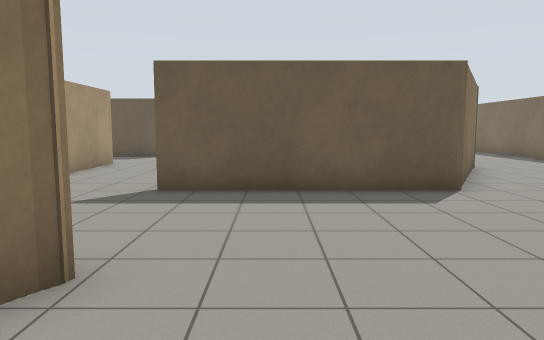
View 1 (above)

24 first-person views from a walk through a Gazebo world. The camera is 1.2 m above the floor, tilts 6° down and sees 70° across. The floor is counted in squares, 1 m on a side. Each view is taken from the middle of a square. On the plan, view 1 faces up. The plan holds only what a view shows up to about 15 squares ahead; the rest is blank.

View 2
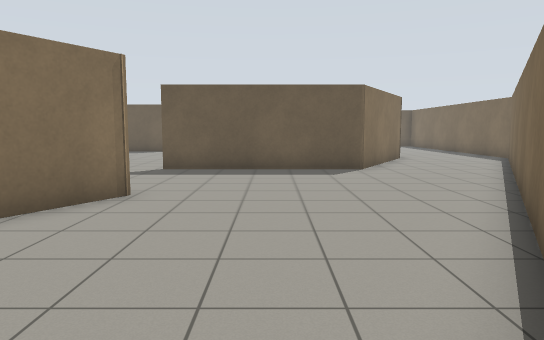

View 3
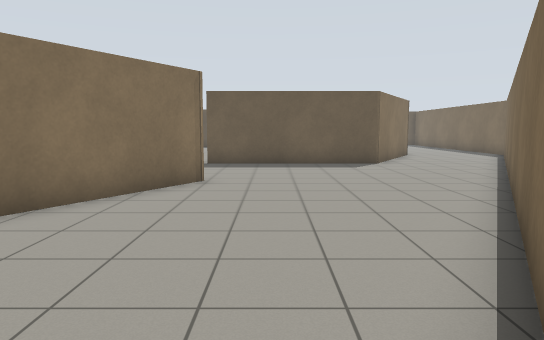

View 4
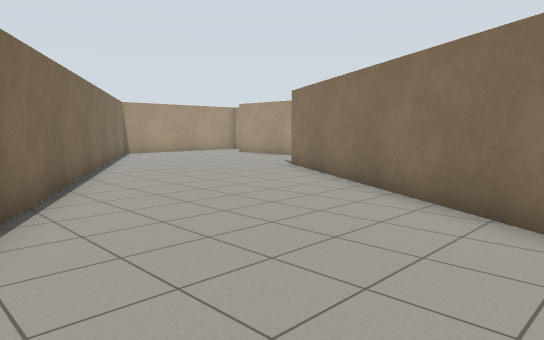

View 5
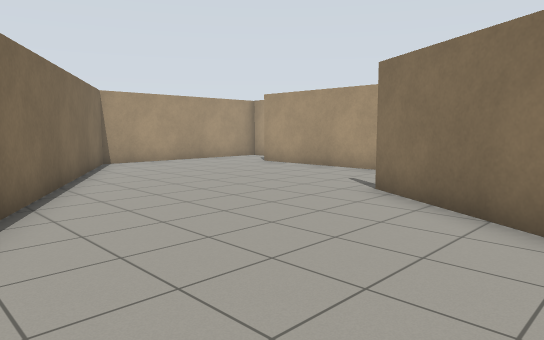

View 6
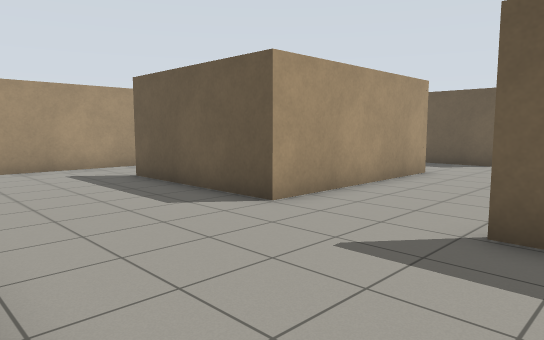

View 7
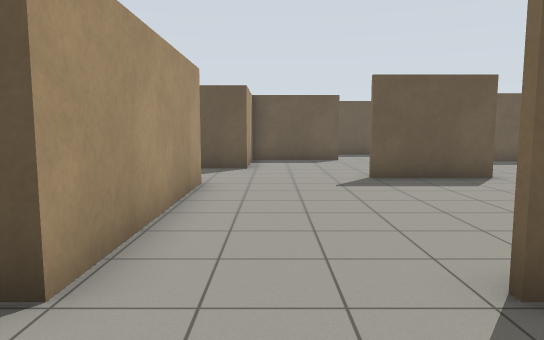

View 8
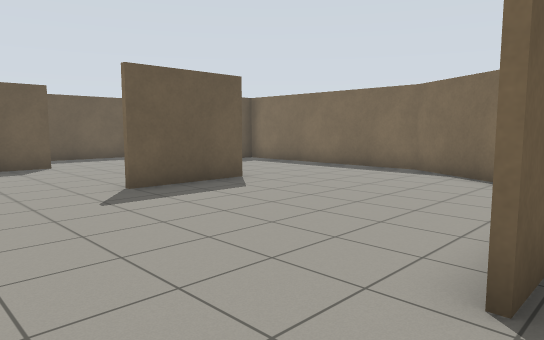

View 9
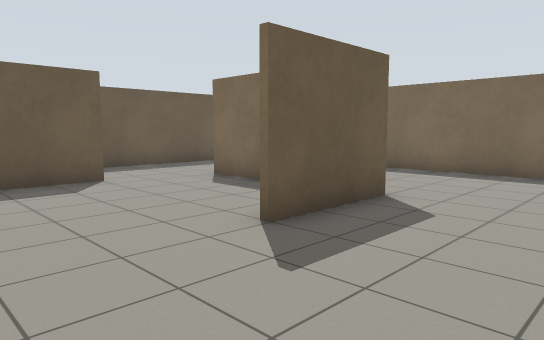

View 10
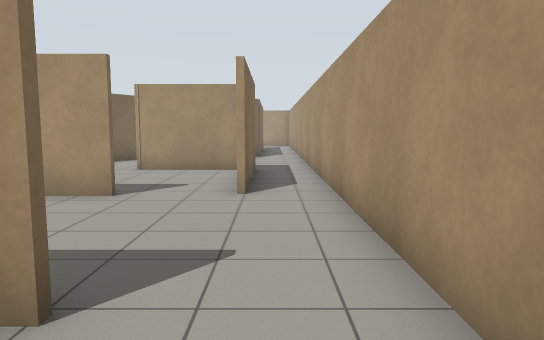

View 11
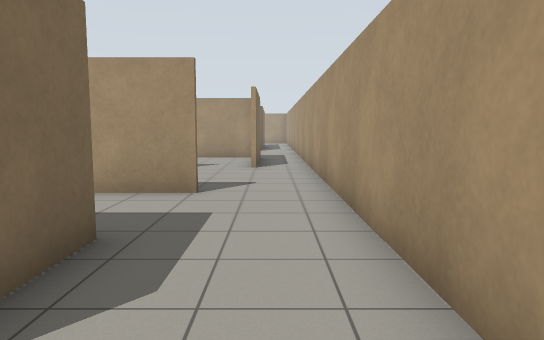

View 12
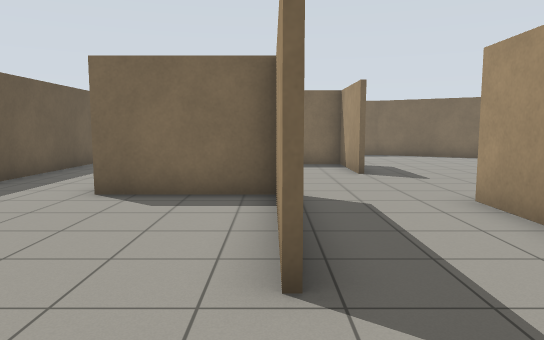

View 13
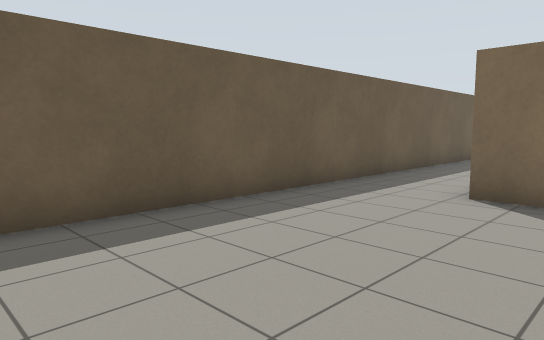

View 14
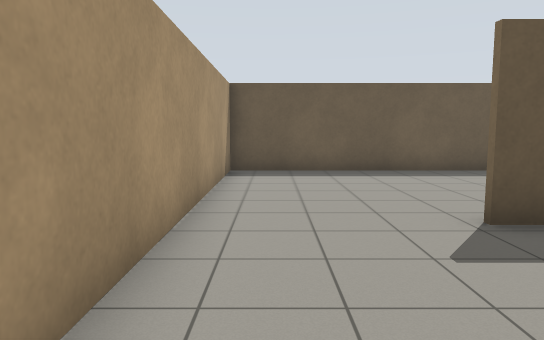

View 15
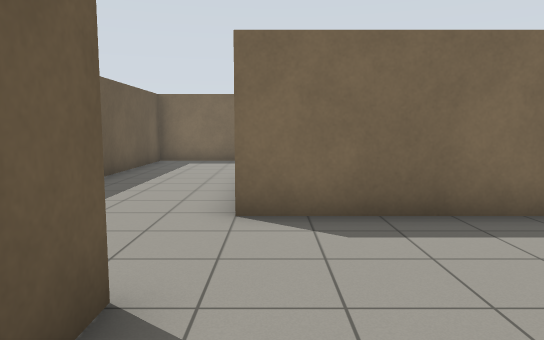

View 16
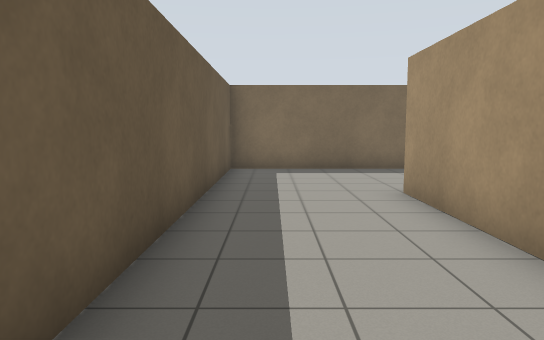

View 17
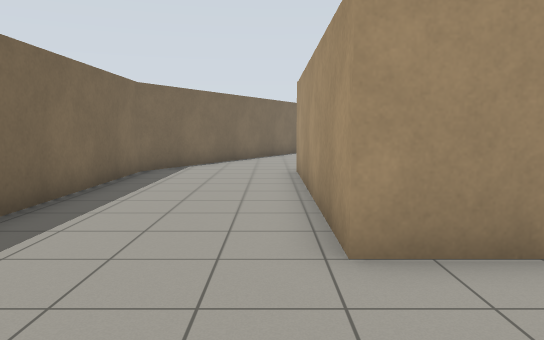

View 18
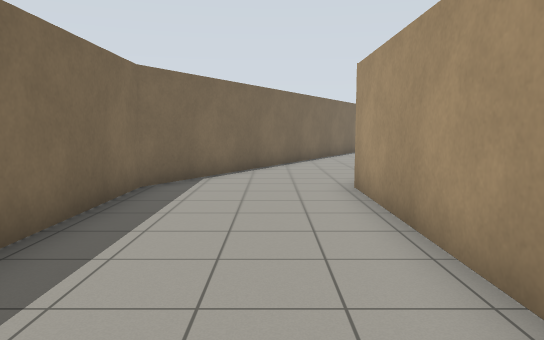

View 19
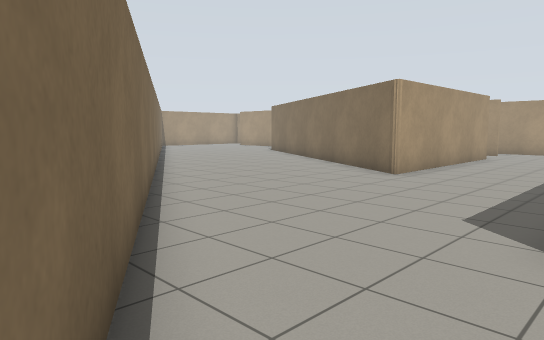

View 20
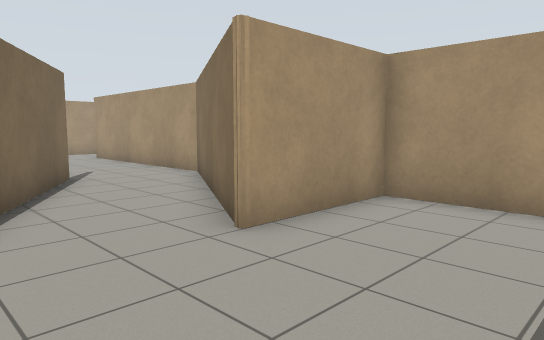

View 21
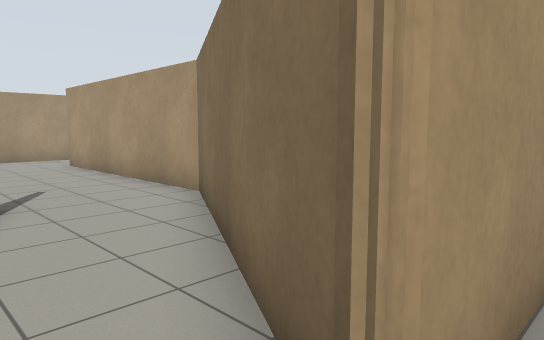

View 22
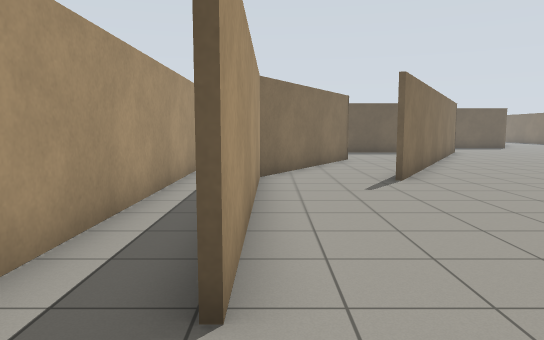

View 23
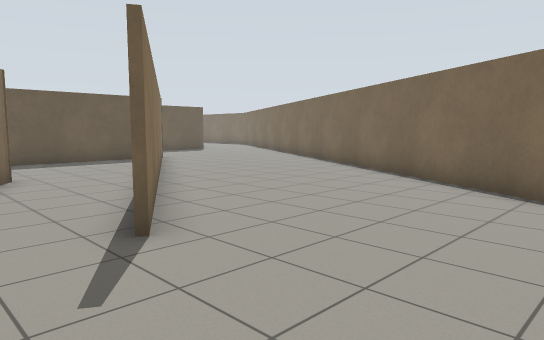

View 24
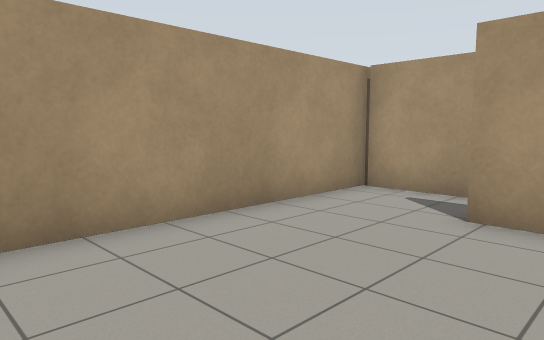

### Floor plan
Ten units are one square. View 1 is at (0, 0); x grows to the right and y downward. Boxes are objects, and circles mark ways between rooms. Rooms are numbered by the first view taken in them; rooms with no view inside come last. Other rooms are left out.
<svg viewBox="-140 -238 252 418">
<path fill="none" stroke="#000" d="M-16 -146 13 -146 13 -196M-73 -136 -56 -136 -56 -76 -106 -76M-101 -107 -101 -124M-106 -77 -86 -77M-91 -31 -16 -31 -80 81M47 -95 61 -121 61 -172M15 -145 -16 -145M-85 -168 -94 -168M-94 -169 -49 -169 -49 -204M-14 -201 -48 -201 -48 -168 -70 -168M24 -195 63 -195 63 -120 37 -76 -24 -76M51 -194 41 -194M-103 57 -113 74 -113 148M-81 80 -76 72M-132 54 -132 174M-135 175 -63 175 107 -120 107 -233 -132 -233 -132 -26M-113 -10 -113 15 -79 15M-35 -29 -71 -29M-115 18 -115 -29M-132 -26 -132 54M-92 38 -103 57M-76 72 -66 52M-79 15 -92 38M-66 52 -61 44"/>
<circle cx="-100" cy="-20" r="3" fill="#2a7"/>
<circle cx="-120" cy="-20" r="3" fill="#2a7"/>
<circle cx="-120" cy="50" r="3" fill="#2a7"/>
<circle cx="-90" cy="60" r="3" fill="#2a7"/>
<circle cx="-70" cy="20" r="3" fill="#2a7"/>
<circle cx="-80" cy="50" r="3" fill="#2a7"/>
<text x="-30" y="-80">1</text>
<text x="-70" y="0">2</text>
<text x="-120" y="20">3</text>
<text x="-90" y="50">4</text>
<text x="-80" y="30">5</text>
</svg>
Room 1 opens to room 2. Room 1 opens to room 3. Room 1 opens to room 4. Room 2 opens to room 5. Room 4 opens to room 5.

Where each view was taken, in squares from view 1:
view 1: 0 up, 0 right, facing up
view 2: 4 down, 1 right, facing up
view 3: 6 down, 0 right, facing up
view 4: 1 up, 2 right, facing down-left
view 5: 4 down, 1 left, facing down-left
view 6: 3 up, 1 left, facing up-left
view 7: 5 up, 4 left, facing up
view 8: 7 up, 5 left, facing up-right
view 9: 11 up, 5 left, facing up-right
view 10: 10 up, 12 left, facing down
view 11: 15 up, 12 left, facing down
view 12: 17 up, 12 left, facing right
view 13: 18 up, 12 left, facing up-right
view 14: 12 up, 12 left, facing up
view 15: 19 up, 4 left, facing right
view 16: 22 up, 1 left, facing right
view 17: 23 up, 7 right, facing down
view 18: 20 up, 8 right, facing down
view 19: 8 up, 8 right, facing down-left
view 20: 2 up, 5 left, facing down-left
view 21: 1 down, 7 left, facing down-left
view 22: 17 down, 11 left, facing up
view 23: 12 down, 10 left, facing up-right
view 24: 13 down, 6 left, facing down-left
